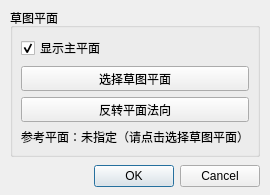
<?xml version="1.0" encoding="UTF-8"?>
<ui version="4.0">
 <class>SketchCreateDialog</class>
 <widget class="QDialog" name="SketchCreateDialog">
  <property name="geometry">
   <rect>
    <x>0</x>
    <y>0</y>
    <width>270</width>
    <height>160</height>
   </rect>
  </property>
  <property name="windowTitle">
   <string>草图</string>
  </property>
  <layout class="QGridLayout" name="gridLayout">
   <property name="leftMargin">
    <number>10</number>
   </property>
   <property name="topMargin">
    <number>8</number>
   </property>
   <property name="rightMargin">
    <number>10</number>
   </property>
   <property name="bottomMargin">
    <number>8</number>
   </property>
   <property name="horizontalSpacing">
    <number>8</number>
   </property>
   <property name="verticalSpacing">
    <number>8</number>
   </property>
   <item row="0" column="0" colspan="2">
    <widget class="QGroupBox" name="groupBox_sketchPlane">
     <property name="title">
      <string>草图平面</string>
     </property>
     <layout class="QGridLayout" name="gridLayout_sketchPlane">
      <property name="leftMargin">
       <number>8</number>
      </property>
      <property name="topMargin">
       <number>8</number>
      </property>
      <property name="rightMargin">
       <number>8</number>
      </property>
      <property name="bottomMargin">
       <number>8</number>
      </property>
      <item row="0" column="0" colspan="2">
       <widget class="QCheckBox" name="checkBox_showPrincipalPlanes">
        <property name="text">
         <string>显示主平面</string>
        </property>
        <property name="checked">
         <bool>true</bool>
        </property>
       </widget>
      </item>
      <item row="1" column="0" colspan="2">
       <widget class="QToolButton" name="toolButton_pickPlane">
        <property name="sizePolicy">
         <sizepolicy hsizetype="Expanding" vsizetype="Preferred">
          <horstretch>0</horstretch>
          <verstretch>0</verstretch>
         </sizepolicy>
        </property>
        <property name="text">
         <string>选择草图平面</string>
        </property>
       </widget>
      </item>
      <item row="2" column="0" colspan="2">
       <widget class="QToolButton" name="toolButton_reverseNormal">
        <property name="sizePolicy">
         <sizepolicy hsizetype="Expanding" vsizetype="Preferred">
          <horstretch>0</horstretch>
          <verstretch>0</verstretch>
         </sizepolicy>
        </property>
        <property name="text">
         <string>反转平面法向</string>
        </property>
       </widget>
      </item>
      <item row="3" column="0" colspan="2">
       <widget class="QLabel" name="label_planeInfo">
        <property name="text">
         <string>参考平面：未指定（请点击选择草图平面）</string>
        </property>
        <property name="wordWrap">
         <bool>true</bool>
        </property>
       </widget>
      </item>
     </layout>
    </widget>
   </item>
   <item row="1" column="0" colspan="2">
    <widget class="QDialogButtonBox" name="buttonBox">
     <property name="orientation">
      <enum>Qt::Orientation::Horizontal</enum>
     </property>
     <property name="standardButtons">
      <set>QDialogButtonBox::Cancel|QDialogButtonBox::Ok</set>
     </property>
    </widget>
   </item>
  </layout>
 </widget>
 <resources/>
 <connections>
  <connection>
   <sender>buttonBox</sender>
   <signal>accepted()</signal>
   <receiver>SketchCreateDialog</receiver>
   <slot>accept()</slot>
   <hints>
    <hint type="sourcelabel">
     <x>185</x>
     <y>142</y>
    </hint>
    <hint type="destinationlabel">
     <x>134</x>
     <y>79</y>
    </hint>
   </hints>
  </connection>
  <connection>
   <sender>buttonBox</sender>
   <signal>rejected()</signal>
   <receiver>SketchCreateDialog</receiver>
   <slot>reject()</slot>
   <hints>
    <hint type="sourcelabel">
     <x>250</x>
     <y>142</y>
    </hint>
    <hint type="destinationlabel">
     <x>134</x>
     <y>79</y>
    </hint>
   </hints>
  </connection>
 </connections>
</ui>
